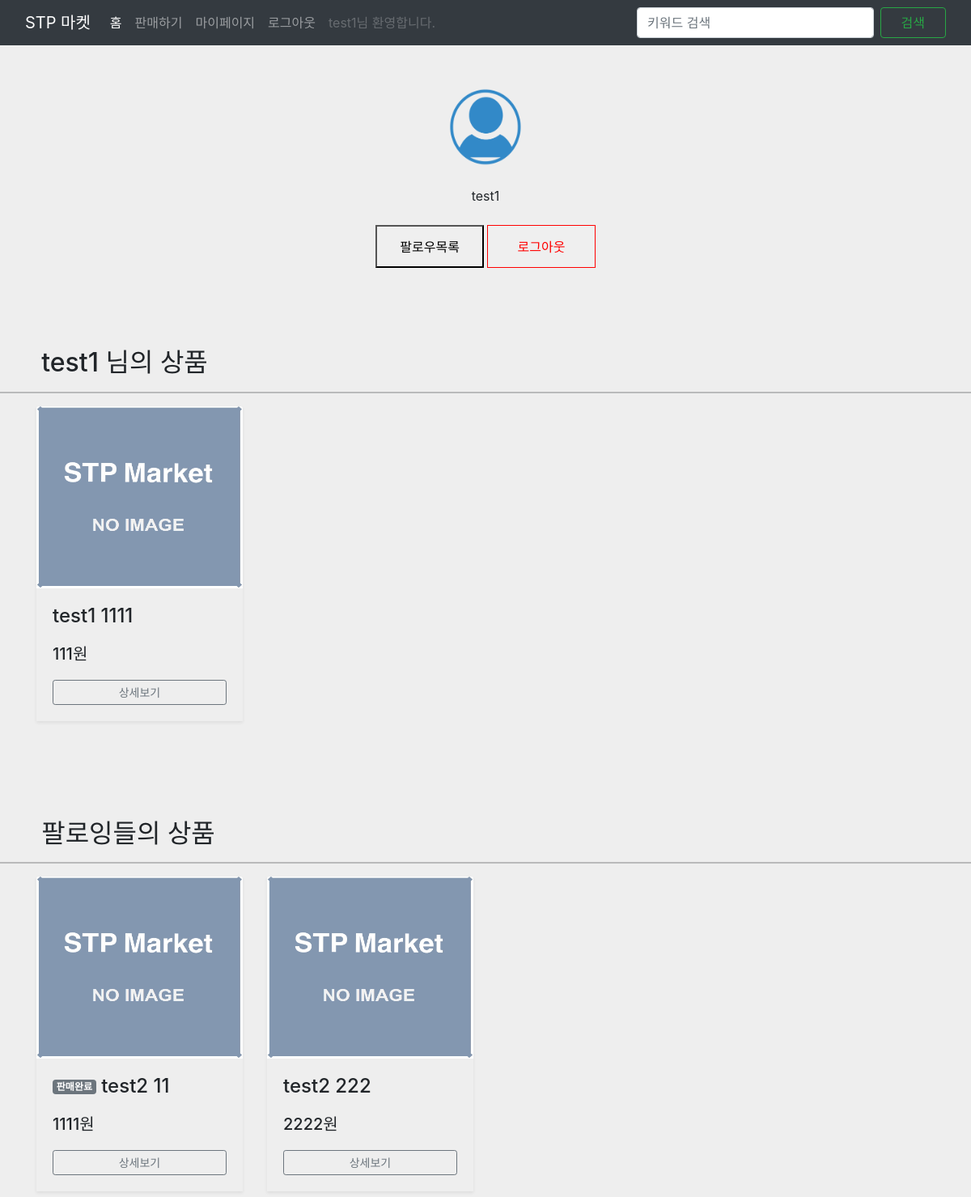
/account/userpage/test1 (signed in), run on the app's committed database.
### model.py (models this page shows, shortened)
class User(db.Model):
    id = db.Column(db.Integer, primary_key=True)
    userid = db.Column(db.String(50), unique=True, nullable=False)
    password = db.Column(db.String(50), nullable=False)
    products = db.relationship('Product', backref="user")
    followed = db.relationship(
        'User', secondary=followers,
        primaryjoin=(followers.c.follower_id == userid),
        secondaryjoin=(followers.c.followed_id == userid),
        backref=db.backref('followers', lazy="dynamic"), lazy='dynamic')
    def is_following(self, user):
        return self.followed.filter(
            followers.c.followed_id == user.userid).count() > 0
    def followerlist(self):
        return self.followed.all()
    def follow_products(self):
        follow_products = Product.query.join(
            followers, (followers.c.followed_id == Product.user_id)).filter(
                followers.c.follower_id == self.userid)
        return follow_products.all()

class Product(db.Model):
    id = db.Column(db.Integer, primary_key=True)
    price = db.Column(db.Integer, nullable=False)
    keyword = db.Column(db.String(50), nullable=False)
    description = db.Column(db.String(500), nullable=False)
    create_date = db.Column(db.String(20), nullable=False)
    is_sold = db.Column(db.Integer, default=0)
    user_id = db.Column(db.String(50), db.ForeignKey("user.userid", ondelete="CASCADE"), nullable=False)
    images = db.relationship('Image', backref="product")

### account.py (the view)
@blue_account.route("/userpage/<userid>")
def mypage(userid):
    if session.get('userid'):
        current_user = User.query.filter_by(userid=session.get('userid')).first()
        user = User.query.filter_by(userid=userid).first()
        print("mypage user: ", user)
        is_follow = True if current_user.is_following(user) else False
        products = user.products
        follow_products = user.follow_products()
        print("followlist: ",user.followerlist() , user.followed.all())
        print(follow_products)
        followerlist = user.followerlist()
        return render_template('mypage.html', user=user, products=products, follow_products=follow_products, followerlist=followerlist, is_follow=is_follow)
    else:
        flash('로그인 해주세요')
        return render_template('login.html')

### templates/mypage.html (shortened to what this page needs)
{% extends 'layout.html' %}
{% block content %}
<section id="article-profile">
<div class="space-between">
    <div id="article-profile-image">
        <img alt="{{ user.userid }}" src="/static/image/usericon.png" style="width:100px; height:100px;"  ><br><br>
        <div id="nickname">{{ user.userid }}</div><br>
        <div>
            {% if session['userid'] == user.userid %}
            <button style="width:100pt; height:40pt;" data-bs-toggle="modal" data-bs-target="#staticBackdrop">팔로우목록</button>
            <a href="{{ url_for('account.logout') }}"><button style="width:100pt; height:40pt; border:1px solid red; color: red;">로그아웃</button></a>
            {% endif %}
        </div><br><br>
    </div>
    <h2>&nbsp;&nbsp;&nbsp;&nbsp;&nbsp;&nbsp;{{ user.userid }} 님의 상품</h2>
    <hr>
    {% if products|length == 0 %}
    <h4 color="#898e96" align="center">등록한 상품이 없습니다.</h4>
    {% else %}
    <div class="container">
      <div class="row row-cols-1 row-cols-sm-2 row-cols-md-3 row-cols-xl-4 g-3">
          {% for product in products %}
          <div class="col">
              <div class="shadow-sm">
                  {% if product.images|length == 0 %}
                  <img class="bd-placeholder-img card-img-top" width="100%" height="225px"  alt="static/image/usericon.png" src="/static/image/no_image.jpg"  preserveAspectRatio="xMidYMid slice" focusable="false">
                  {% else %}
                  <img class="bd-placeholder-img card-img-top" width="100%" height="225px"  alt="static/image/usericon.png" src="/{{ product.images[0].file_path }}"  preserveAspectRatio="xMidYMid slice" focusable="false">
                  {% endif %}
                  <div class="card-body">
                      <h4 class="product-title" style="word-break: inherit;">
                          {{ product.keyword }}
                      </h4>
                      <h5 class="product-price" style="margin: 20px 0; overflow:hidden;">{{ product.price }}원</h5>
                      <div class="d-flex justify-content-between align-items-center">
                          <div class="btn-group" style="width:100%;">
                              <a href="{{ url_for('detail', id=product.id) }}" type="button" style="display:block; width:100%;">
                                  <button type="button" class="btn btn-sm btn-outline-secondary" style="width: 100%;">상세보기</button>
                              </a>
                          </div>
                      </div>
                  </div>
              </div>
        </div>
        {% endfor %}
      </div>
    </div>
    {% endif %}
    <br><br><br><br><br>
    <h2>&nbsp;&nbsp;&nbsp;&nbsp;&nbsp;&nbsp;팔로잉들의 상품</h2>
    <hr>
    {% if follow_products|length == 0 %}
    <h4 color="#898e96" align="center">등록된 상품이 없습니다.</h4>
    {% else %}
    <div class="container">
        <div class="row row-cols-1 row-cols-sm-2 row-cols-md-3 row-cols-xl-4 g-3">
            {% for product in follow_products %}
            <div class="col">
                <div class="shadow-sm">
                {% if product.images|length == 0 %}
                <img class="bd-placeholder-img card-img-top" width="100%" height="225px"  alt="static/image/usericon.png" src="/static/image/no_image.jpg"  preserveAspectRatio="xMidYMid slice" focusable="false">
                {% else %}
                <img class="bd-placeholder-img card-img-top" width="100%" height="225px"  alt="static/image/usericon.png" src="/{{ product.images[0].file_path }}"  preserveAspectRatio="xMidYMid slice" focusable="false">
                {% endif %}
                <div class="card-body">
                    <h4 class="product-title" style="word-break: inherit;">
                        {% if product.is_sold == 1 %}
                        <span class="badge bg-secondary" style="vertical-align: middle; font-size: 50%;">판매완료</span>
                        {% endif %}
                        {{ product.keyword }}
                    </h4>
                    <h5 class="product-price" style="margin: 20px 0; overflow:hidden;">{{ product.price }}원</h5>
                    <div class="d-flex justify-content-between align-items-center">
                        <div class="btn-group" style="width:100%;">
                            <a href="{{ url_for('detail', id=product.id) }}" type="button" style="display:block; width:100%;">
                                <button type="button" class="btn btn-sm btn-outline-secondary" style="width: 100%;">상세보기</button>
                            </a>
                        </div>
                    </div>
                </div>
              </div>
            </div>
            {% endfor %}
      </div>
    </div>
    {% endif %}
    <br><br>
</div>
</section>
{% endblock %}

### templates/layout.html (style rules this page uses)
* { box-sizing: border-box; }
body { background: #EEE; }

### templates/mypage.html (style rules this page uses)
h2 { text-align: left; }
* { box-sizing: border-box; }
.product-title { white-space: nowrap; overflow: hidden; text-overflow: ellipsis; }
.btn { width:140px; }
#article-profile-image { margin: 50px 0px; text-align: center; }
#nickname { text-align: center; }

### data on the page
User: userid "test1"
Product: keyword "test1 1111", price "111"
Product: is_sold "판매완료", keyword "test2 11", price "1111"
Product: keyword "test2 222", price "2222"

### other printed values
{{ session['userid'] }} "test1"
